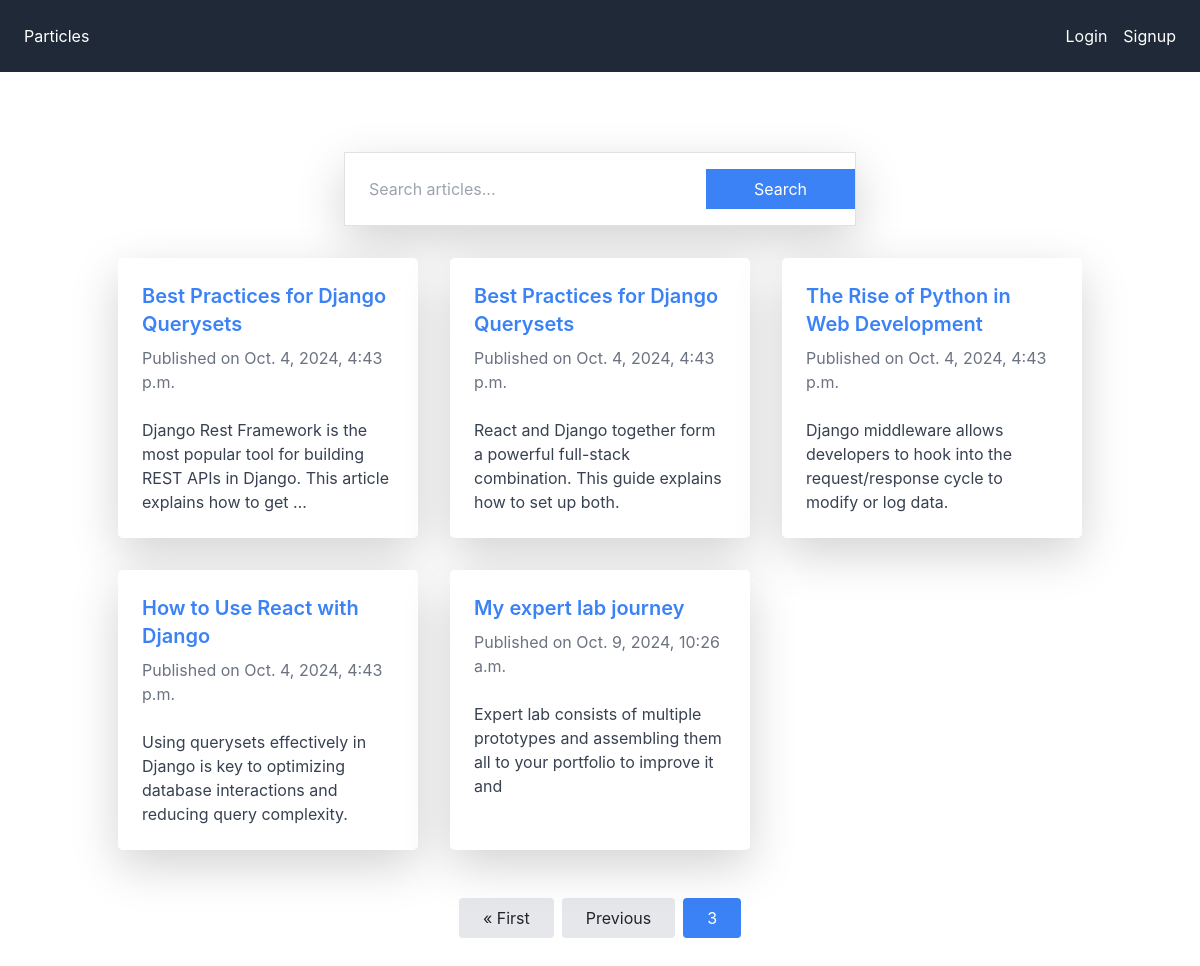
Page /?page=4 on the earlier database version.
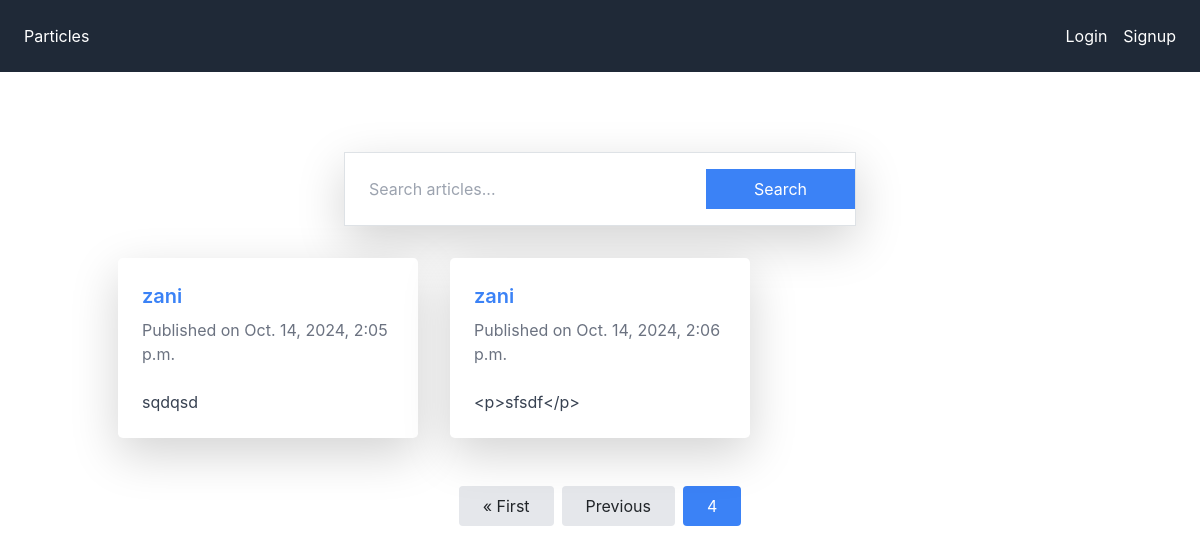
Same page on the later database version.
### mysite/models.py (models this page shows, shortened)
class Article(models.Model):
    title = models.CharField(max_length=255)
    content = models.TextField()
    author = models.ForeignKey('auth.User', on_delete=models.CASCADE)
    created_at = models.DateTimeField(auto_now_add=True)
    updated_at = models.DateTimeField(auto_now=True)
    history = HistoricalRecords()

### mysite/views.py (the view)
# urls.py: path('', views.article_list, name='article_list'),
def article_list(request):
    query = request.GET.get('q')
    if query:
        articles = Article.objects.filter(title__icontains=query) | Article.objects.filter(content__icontains=query)
    else:
        articles = Article.objects.all()
    paginator = Paginator(articles, 6)  # Show # articles per page
    page_number = request.GET.get('page')
    page_obj = paginator.get_page(page_number)
    return render(request, 'article_list.html', {'page_obj': page_obj, 'query': query})

### mysite/templates/article_list.html (shortened to what this page needs)
{% extends "base.html" %}
{% block content %}
<div class="container mx-auto py-12">
    <form method="GET" action="{% url 'article_list' %}" class="mb-8 max-w-lg mx-auto flex items-center bg-white shadow-lg rounded-full overflow-hidden border border-gray-300">
        <input
            type="text"
            name="q"
            id="search-input"
            placeholder="Search articles..."
            class="w-full p-4 text-gray-700 focus:outline-none rounded-l-full"
            value="{{ request.GET.q }}">
        <button type="submit" class="bg-blue-500 hover:bg-blue-600 text-white py-2 px-5 rounded-r-full transition duration-300 focus:outline-none">
            Search
        </button>
    </form>
    <div class="grid grid-cols-1 md:grid-cols-2 lg:grid-cols-3 gap-8">
        {% for article in page_obj %}
            <div class="bg-white shadow-lg rounded-lg p-6 transition transform hover:scale-105">
                <h2 class="text-xl font-semibold mb-2">
                    <a href="{% url 'article_detail' article.id %}" class="text-blue-500 hover:underline">{{ article.title }}</a>
                </h2>
                <p class="text-gray-500 mb-4">Published on {{ article.created_at }}</p>
                <p class="text-gray-700">{{ article.content|truncatewords:20 }}</p>
            </div>
        {% empty %}
            <p>No articles found.</p>
        {% endfor %}
    </div>
    <div class="mt-12 flex justify-center">
        {% if page_obj.has_previous %}
            <a href="?page=1" class="bg-gray-200 px-4 py-2 mx-1 rounded hover:bg-gray-300">&laquo; First</a>
            <a href="?page={{ page_obj.previous_page_number }}" class="bg-gray-200 px-4 py-2 mx-1 rounded hover:bg-gray-300">Previous</a>
        {% endif %}
        <span class="bg-blue-500 text-white px-4 py-2 mx-1 rounded">{{ page_obj.number }}</span>
    </div>
</div>
{% endblock %}

Differences in the rows shown:
no longer on this page (row edited): Article: title "Best Practices for Django Querysets", created_at "Oct. 4, 2024, 4:43 p.m.", content "Django Rest Framework is the most popular tool for building REST APIs in Django. This article explains how to get …"
no longer on this page (row edited): Article: title "Best Practices for Django Querysets", created_at "Oct. 4, 2024, 4:43 p.m.", content "React and Django together form a powerful full-stack combination. This guide explains how to set up both."
no longer on this page (row edited): Article: title "The Rise of Python in Web Development", created_at "Oct. 4, 2024, 4:43 p.m.", content "Django middleware allows developers to hook into the request/response cycle to modify or log data."
no longer on this page (row edited): Article: title "How to Use React with Django", created_at "Oct. 4, 2024, 4:43 p.m.", content "Using querysets effectively in Django is key to optimizing database interactions and reducing query complexity."
no longer on this page (row edited): Article: title "My expert lab journey", created_at "Oct. 9, 2024, 10:26 a.m.", content "Expert lab consists of multiple prototypes and assembling them all to your portfolio to improve it and"
added Article: title "zani", created_at "Oct. 14, 2024, 2:05 p.m.", content "sqdqsd"
added Article: title "zani", created_at "Oct. 14, 2024, 2:06 p.m.", content "<p>sfsdf</p>"
Other differences:
{{ page_obj.number }}: "3" → "4"
